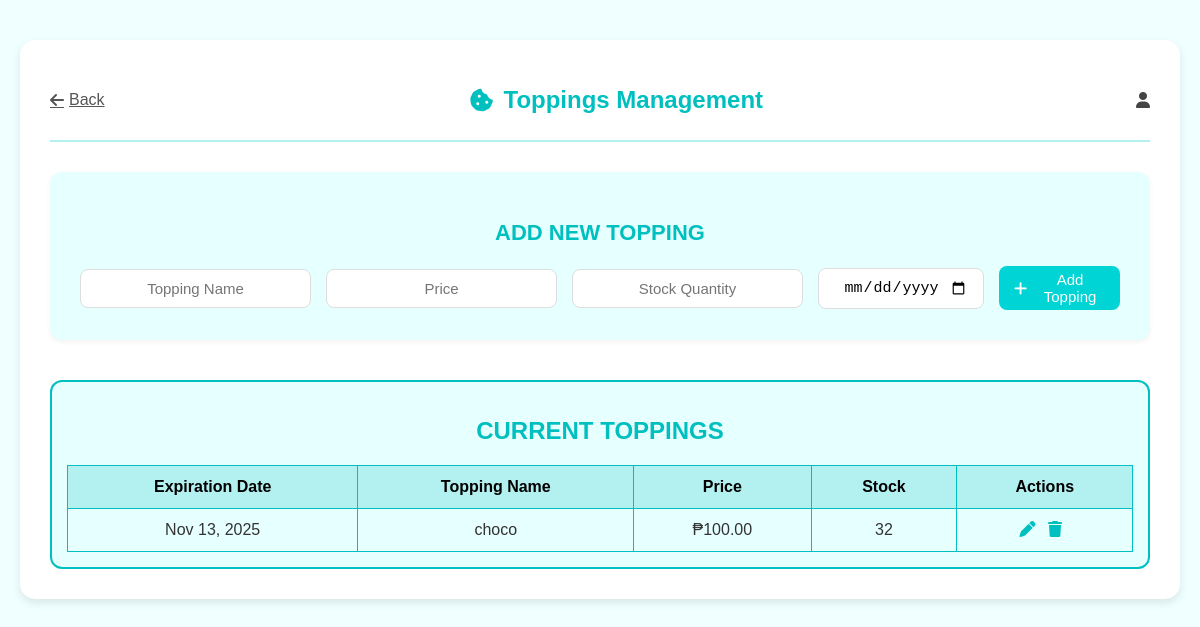
The app's page /toppings/ with its own data.
### dashboard/models.py (models this page shows, shortened)
class Topping(models.Model):
    name = models.CharField(max_length=100)
    price = models.DecimalField(max_digits=8, decimal_places=2)
    quantity = models.PositiveIntegerField(default=0)
    expiration_date = models.DateField(null=True, blank=True)

### dashboard/views.py (the view, shortened to what this page needs)
# urls.py: path('toppings/', views.toppings, name='toppings'),
def toppings(request):
    toppings = Topping.objects.all().order_by('name')
    topping_to_edit = None
    if 'edit' in request.GET:
        topping_to_edit = Topping.objects.get(id=request.GET['edit'])
    return render(request, 'dashboard/toppings.html', {
        'toppings': toppings,
        'topping_to_edit': topping_to_edit
    })

### dashboard/templates/dashboard/toppings.html (shortened to what this page needs)
{% load static %}
<!DOCTYPE html>
<html lang="en">
<head>
  <link rel="stylesheet" href="{% static 'css/toppings.css' %}">
  <link rel="stylesheet" href="https://cdnjs.cloudflare.com/ajax/libs/font-awesome/6.5.0/css/all.min.css">
</head>
<body>
  <div class="container">
    <header class="header">
      <a href="{% url 'home' %}" class="back-btn">
        <i class="fa-solid fa-arrow-left"></i> Back
      </a>
      <h1><i class="fa-solid fa-cookie-bite"></i> Toppings Management</h1>
      <div class="admin-profile">
        <i class="fa-solid fa-user"></i>
      </div>
    </header>
    <section class="add-form">
      <h2>ADD NEW TOPPING</h2>
      <form method="POST" action="{% url 'toppings' %}">
        <input type="text" name="name" placeholder="Topping Name" required>
        <input type="number" name="price" placeholder="Price" step="0.01" required>
        <input type="number" name="quantity" placeholder="Stock Quantity" min="0" required>
        <input type="date" name="expiration_date" placeholder="Expiration Date" required>
        <button type="submit" class="add-btn">
          <i class="fa-solid fa-plus"></i> Add Topping
        </button>
      </form>
    </section>
    <section class="topping-list">
      <h2>CURRENT TOPPINGS</h2>
      <table>
        <thead>
          <tr>
            <th>Expiration Date</th>
            <th>Topping Name</th>
            <th>Price</th>
            <th>Stock</th>
            <th>Actions</th>
          </tr>
        </thead>
        <tbody>
          {% for topping in toppings %}
            <tr>
              {% if topping_to_edit and topping_to_edit.id == topping.id %}
                <form method="POST" action="{% url 'toppings' %}" class="inline-edit-form">
                  {% csrf_token %}
                  <td>
                    <input type="date" name="expiration_date" value="{{ topping.expiration_date|date:'Y-m-d' }}">
                  </td>
                  <td>
                    <input type="text" name="name" value="{{ topping.name }}">
                  </td>
                  <td>
                    <input type="number" name="price" value="{{ topping.price }}" step="0.01">
                  </td>
                  <td>
                    <input type="number" name="quantity" value="{{ topping.quantity}}">
                  </td>
                  <td class="actions">
                    <button type="submit" name="action" value="update_topping">Save</button>
                    <a href="{% url 'toppings' %}" class="cancel-btn">Cancel</a>
                    <input type="hidden" name="topping_id" value="{{ topping.id }}">
                  </td>
                </form>
              {% else %}
                <td>{{ topping.expiration_date|date:"M d, Y" }}</td>
                <td>{{ topping.name }}</td>
                <td>₱{{ topping.price|floatformat:2 }}</td>
                <td>{{ topping.quantity}}</td>
                <td class="actions">
                  <a href="{% url 'toppings' %}?edit={{ topping.id }}" title="Edit">
                    <i class="fa-solid fa-pen"></i>
                  </a>
                  <a href="{% url 'delete_topping' topping.id %}"
                     onclick="return confirm('Are you sure you want to delete {{ topping.name }}?')"
                     title="Delete">
                    <i class="fa-solid fa-trash"></i>
                  </a>
                </td>
              {% endif %}
            </tr>
          {% empty %}
            <tr>
              <td colspan="5" class="no-data">No toppings found.</td>
            </tr>
          {% endfor %}
        </tbody>
      </table>
    </section>
  </div>
</body>
</html>

### dashboard/static/css/toppings.css (style rules this page uses)
body { font-family: 'Poppins', sans-serif; background-color: #f0ffff; margin: 0; padding: 0; }
.container { max-width: 1100px; margin: 40px auto; background: #fff; border-radius: 15px; box-shadow: 0 4px 10px rgba(0, 0, 0, 0.1); padding: 30px; }
.header { display: flex; justify-content: space-between; align-items: center; border-bottom: 2px solid #b3f0f0; padding-bottom: 10px; margin-bottom: 20px; flex-wrap: wrap; gap: 10px; }
.header h1 { font-size: 24px; color: #00bfbf; display: flex; align-items: center; gap: 10px; }
.back-btn { background: none; border: none; color: #555; cursor: pointer; font-size: 16px; display: flex; align-items: center; gap: 5px; }
.admin-profile { display: flex; align-items: center; gap: 8px; color: #444; }
.add-form { margin-top: 30px; padding: 30px; background: #e6ffff; border-radius: 12px; box-shadow: 0 2px 5px rgba(0, 0, 0, 0.05); text-align: center; }
.add-form h2 { margin-bottom: 20px; color: #00bfbf; font-size: 22px; font-weight: 600; }
.add-form form { display: flex; justify-content: center; align-items: center; gap: 15px; flex-wrap: nowrap; flex-shrink: 0; }
.add-form input { width: 200px; padding: 10px 15px; border: 1px solid #ddd; border-radius: 8px; font-size: 15px; text-align: center; background-color: white; }
.add-btn { background-color: #00d4d4; color: white; border: none; padding: 10px 15px; border-radius: 8px; cursor: pointer; transition: 0.2s; font-weight: 500; display: flex; align-items: center; justify-content: center; gap: 8px; height: 44px; width: 200px; font-size: 15px; }
.topping-list { margin-top: 40px; overflow-x: auto; border: 2px solid #00bfbf; border-radius: 12px; padding: 15px; background-color: #e6ffff; }
.topping-list h2 { color: #00bfbf; text-align: center; }
.topping-list table { width: 100%; border-collapse: collapse; margin-top: 15px; min-width: 600px; text-align: center; }
.topping-list th, .topping-list td { padding: 12px 15px; border: 1px solid #00bfbf; vertical-align: middle; }
.topping-list th { background-color: #b3f0f0; font-weight: 600; text-align: center; }
.topping-list td { font-weight: 500; color: #333; }
.actions a, .actions button { margin-right: 8px; color: #00bfbf; text-decoration: none; font-size: 16px; border: none; background: none; cursor: pointer; }

### dashboard/templates/dashboard/toppings.html (style rules this page uses)
input[type=number] { -moz-appearance: textfield; }

### records on screen
Topping: expiration_date "Nov 13, 2025", name "choco", price "100.00", quantity "32"
